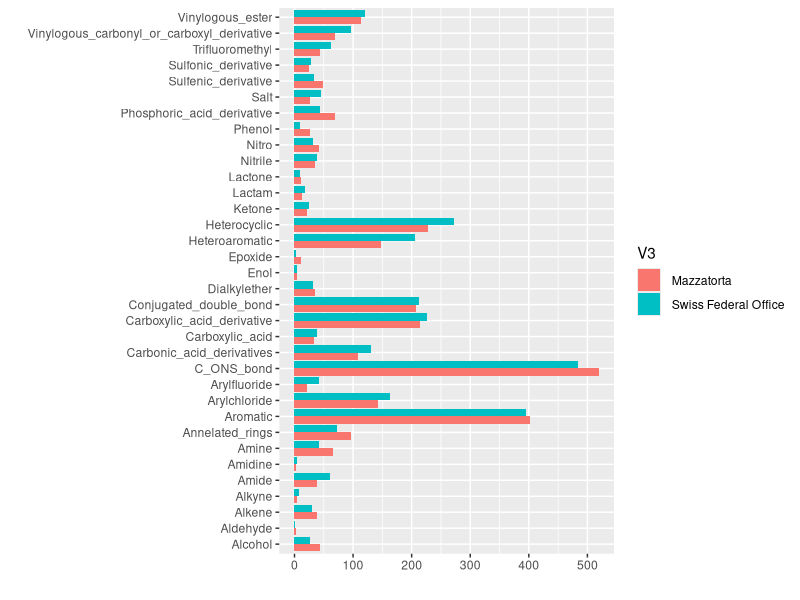
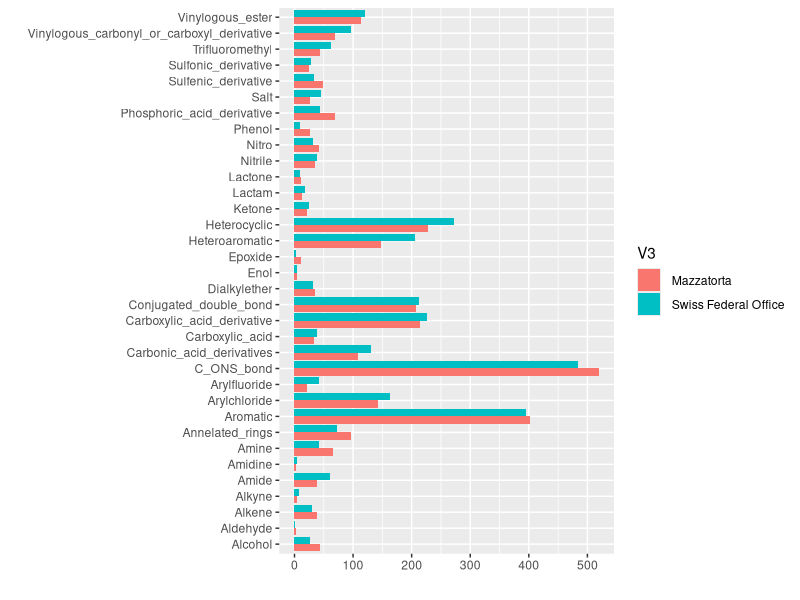

R code for these plots, in order:
library("ggplot2")
#functional_groups <- read.csv("functional-groups-reduced.csv",header=F,row.names = 1)
functional_groups <- read.csv("functional-groups-reduced4R.csv",header=F)
print(functional_groups)

ggplot(functional_groups,aes(x=V1,y=V2,fill=V3),legendTitle="Dataset") + geom_bar(stat="identity", position=position_dodge())  + xlab("") + ylab("") + coord_flip() 
ggsave("functional-groups.pdf")
